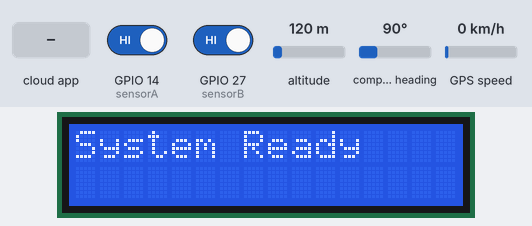
Bench run of a sketch on a simulated ESP32. On the bench: 16×2 character LCD. The test bench sets the inputs (shaded band); at power-on: GPIO 14 (sensorA) HIGH, GPIO 27 (sensorB) HIGH, altitude 120 m, compass heading 90°, GPS speed 0 km/h. WiFi joins after 1.5 s; servers stay silent unless stated; the local clock reads 2024-03-15 10:24:30 at power-on unless the sketch sets it; the GPS gets a fix after 3 s at 37.7749, -122.4194 with 8 satellites; what the sketch prints to the serial monitor is not drawn.

Above: at 2.8 s.
At 5.9 s:
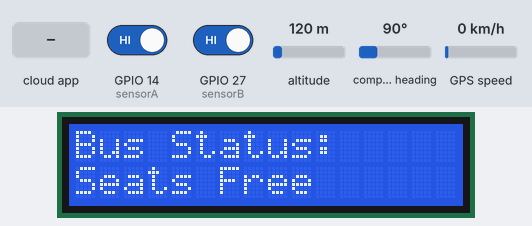
6.0 s: GPIO 14 (sensorA) driven LOW
At 9.4 s:
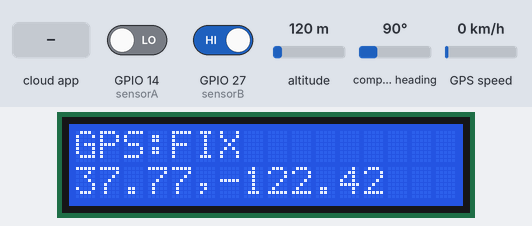
9.8 s: GPIO 27 (sensorB) driven LOW
At 11.8 s:
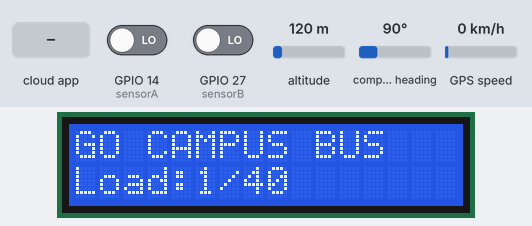
14.6 s: the phone or cloud app sets passengerCount to INACTIVE
18.8 s: the phone or cloud app sets status to INACTIVE
At 21.0 s:
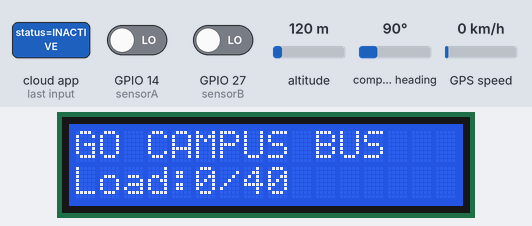
23.6 s: GPIO 14 (sensorA) driven HIGH
28.4 s: GPIO 14 (sensorA) driven LOW and GPIO 27 (sensorB) driven HIGH
Timing chart, 0 to 31.4 s (numbered marks = the images above; inputs shaded):
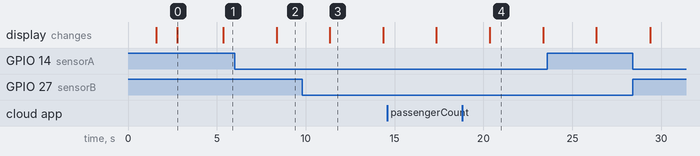

The sketch:

FYP_GoCampus.ino
```cpp
#include <WiFi.h>
#include <Firebase_ESP_Client.h>
#include <Wire.h>
#include <LiquidCrystal_I2C.h>
#include <TinyGPS++.h>
#include <HardwareSerial.h>
#include <time.h>

// ================= WIFI & FIREBASE =================
#define WIFI_SSID     "Varisudevan"
#define WIFI_PASSWORD "thayalan"
#define API_KEY       "AIzaSyAap10fIsXqvyJVXGYEEwWDPJCIB8UXJPE"
#define DATABASE_URL  "gocampus-181a7-default-rtdb.asia-southeast1.firebasedatabase.app"

FirebaseData fbdo;
FirebaseData streamData;
FirebaseAuth auth;
FirebaseConfig config;

// ================= GPS =================
#define GPS_RX_PIN 16
#define GPS_TX_PIN 17
#define GPS_BAUD   9600

TinyGPSPlus gps;
HardwareSerial gpsSerial(2);

float currentLat  = 0.0;
float currentLng  = 0.0;
bool  gpsFix      = false;

// ================= LCD =================
LiquidCrystal_I2C lcd(0x27, 16, 2);

// ================= IR SENSORS =================
const int sensorA = 14;
const int sensorB = 27;

// ================= PASSENGER LOGIC =================
int passengerCount = 0;
const int busCapacity = 40;

// State machine
int  state            = 0;
unsigned long lastDetectionTime  = 0;
unsigned long sequenceStartTime  = 0;

// How long sensor must stay LOW to count as real
// Increase this if getting false triggers
// Decrease this if missing fast movements
#define CONFIRM_MS       30    // sensor must be LOW for 30ms
#define COOLDOWN_MS     500    // wait 500ms after each count
#define SEQ_TIMEOUT_MS 3000   // reset if sequence takes >3s

// Confirmed trigger tracking
bool aConfirmed = false;
bool bConfirmed = false;
unsigned long aLowStart = 0;
unsigned long bLowStart = 0;

// ================= TIMING =================
unsigned long lastFirebaseUpdate = 0;
const unsigned long FIREBASE_INTERVAL_MS = 3000;
unsigned long lastScreenChange = 0;
const unsigned long LCD_INTERVAL_MS = 3000;
int screen = 0;

// ==========================================
// STREAM CALLBACK
// ==========================================
void streamCallback(FirebaseStream data) {
  String path = data.dataPath();

  if (path == "/passengerCount") {
    int cloudCount = data.intData();
    if (cloudCount == 0) {
      passengerCount = 0;
      state = 0;
      aConfirmed = false;
      bConfirmed = false;
      Serial.println(">>> [SYSTEM] RESET by App.");
    }
  }

  if (path == "/status") {
    String status = data.stringData();
    if (status == "INACTIVE") {
      passengerCount = 0;
      state = 0;
      aConfirmed = false;
      bConfirmed = false;
      Serial.println(">>> [SYSTEM] STANDBY mode.");
    }
  }
}

void streamTimeoutCallback(bool timeout) {
  if (timeout) Serial.println("Stream timeout, resuming...");
}

// ==========================================
// SETUP
// ==========================================
void setup() {
  Serial.begin(115200);

  // INPUT_PULLUP — stable HIGH when beam is clear
  // Goes LOW only when beam is broken
  pinMode(sensorA, INPUT_PULLUP);
  pinMode(sensorB, INPUT_PULLUP);

  gpsSerial.begin(GPS_BAUD, SERIAL_8N1, GPS_RX_PIN, GPS_TX_PIN);
  Serial.println("GPS initialized on UART2");

  lcd.begin();
  lcd.backlight();
  lcd.setCursor(0, 0);
  lcd.print("Connecting...");

  WiFi.begin(WIFI_SSID, WIFI_PASSWORD);
  Serial.print("Connecting to WiFi");
  while (WiFi.status() != WL_CONNECTED) {
    delay(500);
    Serial.print(".");
  }
  Serial.println("\nWiFi Connected!");
  lcd.clear();
  lcd.print("WiFi Connected");
  delay(1000);

  configTime(8 * 3600, 0, "pool.ntp.org", "time.nist.gov", "time.google.com");
  Serial.print("Syncing time");
  time_t now = time(nullptr);
  int attempts = 0;
  while (now < 100000 && attempts < 20) {
    delay(500);
    Serial.print(".");
    now = time(nullptr);
    attempts++;
  }
  if (now < 100000) {
    Serial.println("\nTime sync FAILED — continuing anyway");
  } else {
    Serial.println("\nTime synced!");
  }

  config.api_key      = API_KEY;
  config.database_url = DATABASE_URL;
  config.signer.test_mode = true;

  Firebase.begin(&config, &auth);
  Firebase.reconnectWiFi(true);
  fbdo.setResponseSize(4096);

  if (!Firebase.RTDB.beginStream(&streamData, "/GoCampus/Bus1")) {
    Serial.println("Stream Error: " + streamData.errorReason());
  }
  Firebase.RTDB.setStreamCallback(
    &streamData, streamCallback, streamTimeoutCallback);

  lcd.clear();
  lcd.print("System Ready");
  delay(1500);

  Serial.println("========================");
  Serial.println("  GO CAMPUS SYSTEM ON   ");
  Serial.println("========================");
  Serial.println("Sensor A = PIN 14 (ENTRY first)");
  Serial.println("Sensor B = PIN 27 (EXIT first)");
  Serial.println("========================");
}

// ==========================================
// LOOP
// ==========================================
void loop() {
  updateGPS();
  handlePassengerCount();
  sendToFirebase();
  autoScrollLCD();
}

// ==========================================
// GPS UPDATE
// ==========================================
void updateGPS() {
  while (gpsSerial.available() > 0) {
    gps.encode(gpsSerial.read());
  }

  if (gps.location.isValid() && gps.location.isUpdated()) {
    currentLat = gps.location.lat();
    currentLng = gps.location.lng();
    gpsFix     = true;
  }

  static unsigned long lastGPSPrint = 0;
  if (millis() - lastGPSPrint > 5000) {
    lastGPSPrint = millis();
    Serial.println("------- GPS STATUS -------");
    Serial.print("Satellites: ");
    Serial.println(gps.satellites.isValid() ?
      String(gps.satellites.value()) : "Searching...");
    Serial.print("Location:   ");
    if (gpsFix) {
      Serial.print("LAT = ");
      Serial.print(currentLat, 6);
      Serial.print("  LNG = ");
      Serial.println(currentLng, 6);
    } else {
      Serial.println("No fix yet — go outside!");
    }
    Serial.print("Characters: ");
    Serial.println(gps.charsProcessed());
    Serial.println("--------------------------");
  }
}

// ==========================================
// CONFIRMED SENSOR READ
// Sensor must stay LOW for CONFIRM_MS
// before it counts as a real trigger
// This eliminates ALL noise/false triggers
// ==========================================
bool isConfirmed(int pin, unsigned long &lowStart, bool &confirmed) {
  int val = digitalRead(pin);

  if (val == LOW) {
    if (lowStart == 0) {
      // Just went LOW — start timer
      lowStart = millis();
    }
    if (!confirmed && (millis() - lowStart >= CONFIRM_MS)) {
      // Stayed LOW long enough — confirmed real trigger
      confirmed = true;
      return true;  // returns true ONCE when first confirmed
    }
  } else {
    // Sensor is HIGH — reset timer and confirmed flag
    lowStart  = 0;
    confirmed = false;
  }
  return false;
}

// ==========================================
// ENTRY/EXIT STATE MACHINE
// ENTRY: A confirmed LOW first → B confirmed LOW
// EXIT:  B confirmed LOW first → A confirmed LOW
// ==========================================
void handlePassengerCount() {

  // Read both sensors with confirmation
  bool trigA = isConfirmed(sensorA, aLowStart, aConfirmed);
  bool trigB = isConfirmed(sensorB, bLowStart, bConfirmed);

  // Raw readings for cooldown check
  int rawA = digitalRead(sensorA);
  int rawB = digitalRead(sensorB);

  switch (state) {

    // ---- IDLE ----
    case 0:
      // Skip if still in cooldown
      if (millis() - lastDetectionTime < COOLDOWN_MS) break;

      if (trigA) {
        // A confirmed first → start ENTRY sequence
        state = 1;
        sequenceStartTime = millis();
        Serial.println("[A] Entry sequence started");
      } else if (trigB) {
        // B confirmed first → start EXIT sequence
        state = 2;
        sequenceStartTime = millis();
        Serial.println("[B] Exit sequence started");
      }
      break;

    // ---- ENTRY SEQUENCE: waiting for B ----
    case 1:
      // Timeout — took too long, reset
      if (millis() - sequenceStartTime > SEQ_TIMEOUT_MS) {
        Serial.println("[TIMEOUT] Entry reset");
        state     = 0;
        aConfirmed = false;
        bConfirmed = false;
        aLowStart  = 0;
        bLowStart  = 0;
        break;
      }

      if (trigB) {
        // B confirmed — ENTRY complete
        if (passengerCount < busCapacity) {
          passengerCount++;
          Serial.print("✅ ENTRY → Count: ");
          Serial.println(passengerCount);
        } else {
          Serial.println("⚠️ BUS FULL");
        }
        lastDetectionTime = millis();
        state     = 3;
        aConfirmed = false;
        bConfirmed = false;
        aLowStart  = 0;
        bLowStart  = 0;
      }
      break;

    // ---- EXIT SEQUENCE: waiting for A ----
    case 2:
      // Timeout — took too long, reset
      if (millis() - sequenceStartTime > SEQ_TIMEOUT_MS) {
        Serial.println("[TIMEOUT] Exit reset");
        state     = 0;
        aConfirmed = false;
        bConfirmed = false;
        aLowStart  = 0;
        bLowStart  = 0;
        break;
      }

      if (trigA) {
        // A confirmed — EXIT complete
        if (passengerCount > 0) {
          passengerCount--;
          Serial.print("✅ EXIT → Count: ");
          Serial.println(passengerCount);
        } else {
          Serial.println("⚠️ Already at 0");
        }
        lastDetectionTime = millis();
        state     = 3;
        aConfirmed = false;
        bConfirmed = false;
        aLowStart  = 0;
        bLowStart  = 0;
      }
      break;

    // ---- COOLDOWN: wait for both to clear ----
    case 3:
      if (millis() - lastDetectionTime > COOLDOWN_MS) {
        if (rawA == HIGH && rawB == HIGH) {
          state = 0;
          Serial.println("[READY]");
        }
      }
      break;
  }
}

// ==========================================
// FIREBASE SEND
// ==========================================
void sendToFirebase() {
  if (!Firebase.ready()) return;
  if (millis() - lastFirebaseUpdate < FIREBASE_INTERVAL_MS) return;
  lastFirebaseUpdate = millis();

  String statusMsg;
  if (passengerCount >= busCapacity)
    statusMsg = "FULL";
  else if (passengerCount > 30)
    statusMsg = "ALMOST FULL";
  else
    statusMsg = "AVAILABLE";

  time_t now = time(nullptr);
  int ts = (now > 100000) ? (int)now : (int)(millis() / 1000);

  bool ok = true;

  ok &= Firebase.RTDB.setInt(
    &fbdo, "/GoCampus/Bus1/passengerCount", passengerCount);
  if (!ok) {
    Serial.println("passengerCount FAIL: " + fbdo.errorReason());
    return;
  }

  ok &= Firebase.RTDB.setInt(
    &fbdo, "/GoCampus/Bus1/capacity", busCapacity);
  if (!ok) {
    Serial.println("capacity FAIL: " + fbdo.errorReason());
    return;
  }

  ok &= Firebase.RTDB.setString(
    &fbdo, "/GoCampus/Bus1/status", statusMsg);
  if (!ok) {
    Serial.println("status FAIL: " + fbdo.errorReason());
    return;
  }

  ok &= Firebase.RTDB.setFloat(
    &fbdo, "/GoCampus/Bus1/latitude", currentLat);
  ok &= Firebase.RTDB.setFloat(
    &fbdo, "/GoCampus/Bus1/longitude", currentLng);
  if (!ok) {
    Serial.println("GPS FAIL: " + fbdo.errorReason());
    return;
  }

  ok &= Firebase.RTDB.setBool(
    &fbdo, "/GoCampus/Bus1/gpsFix", gpsFix);
  if (!ok) {
    Serial.println("gpsFix FAIL: " + fbdo.errorReason());
    return;
  }

  ok &= Firebase.RTDB.setInt(
    &fbdo, "/GoCampus/Bus1/timestamp", ts);
  if (!ok) {
    Serial.println("timestamp FAIL: " + fbdo.errorReason());
    return;
  }

  Serial.println("✅ Firebase OK — " + statusMsg +
    " | Count: " + String(passengerCount) + "/" + String(busCapacity) +
    " | GPS: " + (gpsFix ? "FIX (" + String(currentLat, 4)
                          + "," + String(currentLng, 4) + ")" : "NO FIX") +
    " | TS: " + String(ts));
}

// ==========================================
// LCD AUTO SCROLL — 3 screens
// ==========================================
void autoScrollLCD() {
  if (millis() - lastScreenChange < LCD_INTERVAL_MS) return;
  lastScreenChange = millis();
  screen = (screen + 1) % 3;
  lcd.clear();
  lcd.setCursor(0, 0);

  if (screen == 0) {
    lcd.print("GO CAMPUS BUS");
    lcd.setCursor(0, 1);
    lcd.print("Load:");
    lcd.print(passengerCount);
    lcd.print("/");
    lcd.print(busCapacity);

  } else if (screen == 1) {
    lcd.print("Bus Status:");
    lcd.setCursor(0, 1);
    if (passengerCount >= busCapacity)
      lcd.print("BUS FULL");
    else if (passengerCount > 30)
      lcd.print("Almost Full");
    else
      lcd.print("Seats Free");

  } else {
    lcd.print("GPS:");
    lcd.print(gpsFix ? "FIX" : "Searching...");
    lcd.setCursor(0, 1);
    if (gpsFix) {
      lcd.print(String(currentLat, 2));
      lcd.print(",");
      lcd.print(String(currentLng, 2));
    } else {
      lcd.print("No signal yet");
    }
  }
}
```

Measured:
- what the display in image 0 shows lasts 2.6 s, from 2.8 s to 5.4 s
- what the display in image 3 shows lasts 3.0 s, from 11.4 s to 14.4 s
